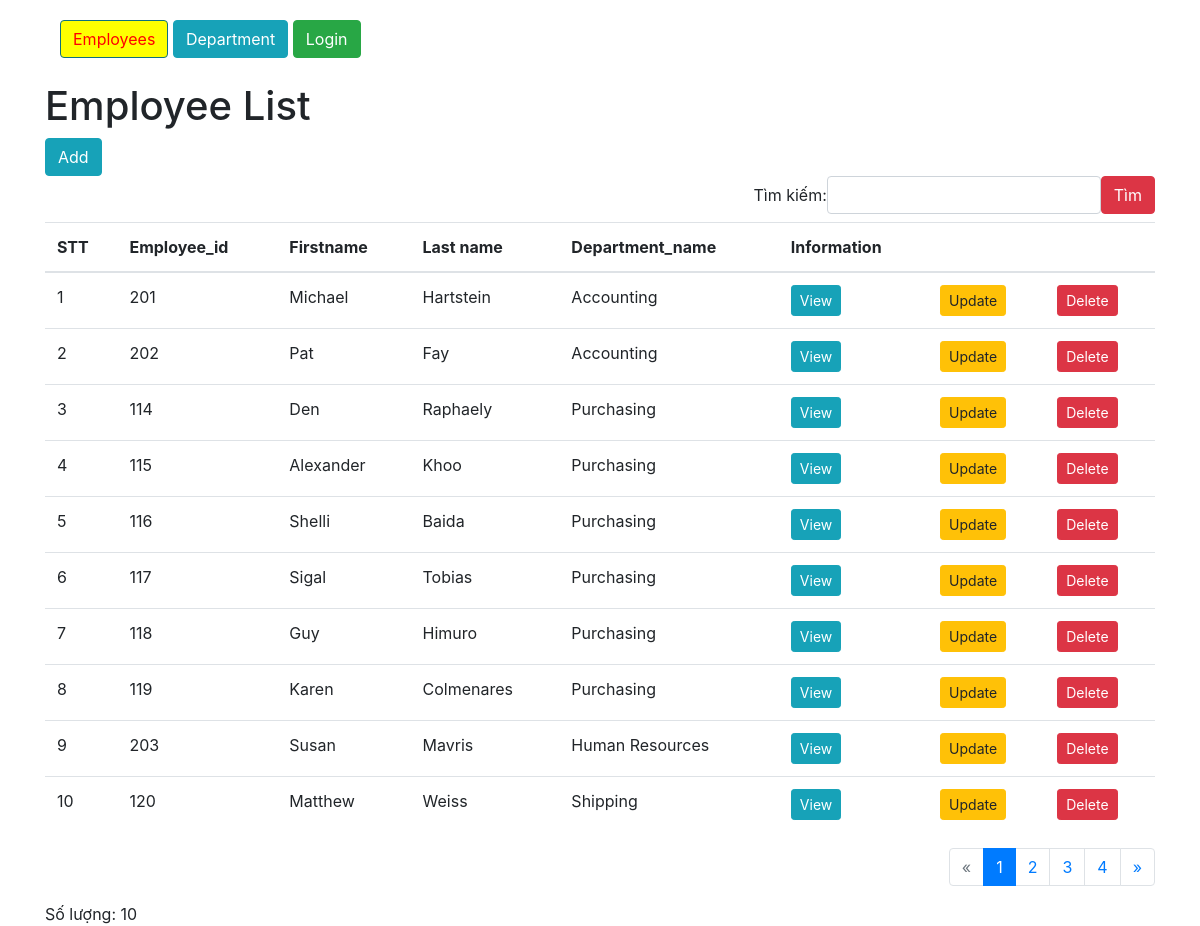
The page / on the database its author committed.
### tables this page shows
CREATE TABLE `employees`  (
  `employee_id` int(11) NOT NULL AUTO_INCREMENT,
  `first_name` varchar(20) NULL DEFAULT NULL,
  `last_name` varchar(25) NOT NULL,
  `email` varchar(100) NOT NULL,
  `phone_number` varchar(20) NULL DEFAULT NULL,
  `hire_date` date NOT NULL,
  `salary` decimal(8, 2) NOT NULL,
  `department_id` int(11) NULL DEFAULT NULL,
  PRIMARY KEY (`employee_id`) USING BTREE,
  INDEX `employees_ibfk_1`(`department_id`) USING BTREE,
  CONSTRAINT `employees_ibfk_1` FOREIGN KEY (`department_id`) REFERENCES `departments` (`department_id`) ON DELETE RESTRICT ON UPDATE RESTRICT
);

CREATE TABLE `departments`  (
  `department_id` int(11) NOT NULL,
  `department_name` varchar(30) NOT NULL,
  PRIMARY KEY (`department_id`) USING BTREE
);

### controller/EmpController.php (called while the page is built, shortened)
<?php
class EmpController
{
    function index()
    {
        $search = $_GET['search'] ?? null;
        $page = $_GET['page'] ?? 1;
        $item_per_page = 10;
        $empRepository = new EmpRepository;
        if ($search) {
            $emps = $empRepository->getByPattern($search, $page, $item_per_page);
            $totalEmp = $empRepository->getByPattern($search);
        } else {
            $emps = $empRepository->getAll($page, $item_per_page);
            $totalEmp = $empRepository->getAll();
        }
        $totalPage = ceil(count($totalEmp) / $item_per_page);
        require 'view/Emp/index.php';
    }
}

### index.php (called while the page is built, shortened)
<?php
$c = $_GET['c'] ?? 'emp';
$a = $_GET['a'] ?? 'index';
require 'connectDB.php';
require 'model/Emp.php';
require 'model/EmpRepository.php';
$controller = new $str;
$controller->$a();

### model/EmpRepository.php (called while the page is built, shortened)
<?php
class EmpRepository
{
    function fetchAll($cond = null, $page = null, $item_per_page = null)
    {
        global $conn;
        $sql = "SELECT employees.*,departments.department_name FROM employees JOIN departments ON employees.department_id = departments.department_id";
        if ($page && $item_per_page) {
            $row_index = ($page - 1) * $item_per_page;
            $sql .= " LIMIT $row_index,$item_per_page";
        }
        $result = $conn->query($sql);
        $employees = [];
        if ($result->num_rows > 0) {
            while ($row = $result->fetch_assoc()) {
                $employee_id = $row['employee_id'];
                $first_name = $row['first_name'];
                $last_name = $row['last_name'];
                $email = $row['email'];
                $phone_number = $row['phone_number'];
                $hire_date = $row['hire_date'];
                $salary = $row['salary'];
                $department_id = $row['department_id'];
                $department_name = $row['department_name'];
                $employee = new Emp($employee_id, $first_name, $last_name, $email, $phone_number, $hire_date, $salary, $department_id, $department_name);
                $employees[] = $employee;
            }
        }
        return $employees;
    }
    function getAll($page = null, $item_per_page = null)
    {
        return $this->fetchAll(null, $page, $item_per_page);
    }
}

### model/Emp.php (called while the page is built, shortened)
<?php
class Emp
{
    function __construct($employee_id, $first_name, $last_name, $email, $phone_number, $hire_date, $salary, $department_id, $department_name)
    {
        $this->employee_id = $employee_id;
        $this->first_name = $first_name;
        $this->last_name = $last_name;
        $this->department_name = $department_name;
    }
}

### view/Emp/index.php (the view)
<?php require 'layout/header.php' ?>
<h1>Employee List</h1>
<a href="?a=add" class="btn btn-info">Add</a>
<?php require 'layout/search.php' ?>
<table class="table table-hover">
    <thead>
        <tr>
            <th>STT</th>
            <th>Employee_id</th>
            <th>Firstname</th>
            <th>Last name</th>
            <th>Department_name</th>
            <th>Information</th>
            <th></th>
            <th></th>
        </tr>
    </thead>
    <tbody>
        <?php
        $stt = ($page - 1) * $item_per_page;
        foreach ($emps as $emp) :
            $stt++;
        ?>
            <tr>
                <td><?= $stt ?></td>
                <td><?= $emp->employee_id ?></td>
                <td><?= $emp->first_name ?></td>
                <td><?= $emp->last_name ?></td>
                <td><?= $emp->department_name ?></td>
                <td><a class="btn btn-info btn-sm" href="?a=info&id=<?= $emp->employee_id ?>">View</a></td>
                <td><a class="btn btn-warning btn-sm" href="?a=edit&id=<?= $emp->employee_id ?>">Update</a></td>
                <td>
                    <button type="button" class="delete btn btn-danger btn-sm" data-toggle="modal" data-target="#exampleModal" data-href="?a=delete&id=<?= $emp->employee_id ?>">
                        Delete
                    </button>
                </td>
            </tr>
        <?php endforeach ?>
    </tbody>
</table>
<?php require 'layout/pagination.php' ?>
<div>
    <span>Số lượng: <?= count($emps) ?></span>
</div>
<?php require 'layout/footer.php' ?>

### layout/header.php (shortened to what this page needs)
<!DOCTYPE html>
<html lang="en">
<head>
    <link rel="stylesheet" href="public/vendor/bootstrap-4.5.3-dist/css/bootstrap.min.css">
    <link rel="stylesheet" href="public/vendor/fontawesome-free-5.15.1-web/css/all.min.css">
    <link rel="stylesheet" href="public/css/style.css">
</head>
<body>
    <?php global $c; ?>
    <div class="container header" style="margin-top:20px;">
        <div class="col-md-6">
            <a href="/" class="<?= $c == 'emp' ? 'active' : '' ?> btn btn-info">Employees</a>
            <a href="?c=dep" class=" <?= $c == 'dep' ? 'active' : '' ?> btn btn-info">Department</a>
            <?php if (empty($_SESSION['email'])) : ?>
            <button type="button" class="btn btn-success btn-round" data-toggle="modal"
                data-target="#loginModal">Login</button>
            <?php endif ?>
        </div>
        <br>

### layout/search.php (shortened to what this page needs)
<form action="/" method="GET">
    <label class="form-inline justify-content-end">Tìm kiếm: <input type="search" name="search" class="form-control" value="<?= $search ?>">
        <button class="btn btn-danger">Tìm</button>
    </label>
</form>

### layout/pagination.php (shortened to what this page needs)
<nav aria-label="Page navigation">
    <ul class="pagination justify-content-end">
        <li class="page-item <?= $page == 1 ? 'disabled' : '' ?>">
            <a class="page-link" href="#" aria-label="Previous" onclick="gotoPage(<?= $page - 1 ?>, event)">
                <span aria-hidden="true">&laquo;</span>
            </a>
        </li>
        <?php for ($i = 1; $i <= $totalPage; $i++) : ?>
            <li class="page-item <?= $i == $page ? 'active' : '' ?>"><a class="page-link" href="#" onclick="gotoPage(<?= $i ?>, event)"><?= $i ?></a></li>
        <?php endfor ?>
        <li class="page-item <?= $page == $totalPage ? 'disabled' : '' ?>">
            <a class="page-link" href="#" aria-label="Next" onclick="gotoPage(<?= $page + 1 ?>, event)">
                <span aria-hidden="true">&raquo;</span>
            </a>
        </li>
    </ul>
</nav>

### layout/footer.php (shortened to what this page needs)
</body>
</html>

### public/css/style.css (style rules this page uses)
.active { background-color: yellow !important; color: red !important; }
label { font-weight: normal; }

### rows shown on the page
employees: employee_id "201", first_name "Michael", last_name "Hartstein", department.department_name "Accounting"
employees: employee_id "202", first_name "Pat", last_name "Fay", department.department_name "Accounting"
employees: employee_id "114", first_name "Den", last_name "Raphaely", department.department_name "Purchasing"
employees: employee_id "115", first_name "Alexander", last_name "Khoo", department.department_name "Purchasing"
employees: employee_id "116", first_name "Shelli", last_name "Baida", department.department_name "Purchasing"
employees: employee_id "117", first_name "Sigal", last_name "Tobias", department.department_name "Purchasing"
employees: employee_id "118", first_name "Guy", last_name "Himuro", department.department_name "Purchasing"
employees: employee_id "119", first_name "Karen", last_name "Colmenares", department.department_name "Purchasing"
employees: employee_id "203", first_name "Susan", last_name "Mavris", department.department_name "Human Resources"
employees: employee_id "120", first_name "Matthew", last_name "Weiss", department.department_name "Shipping"

### other values the page prints
count($emps) "10"
